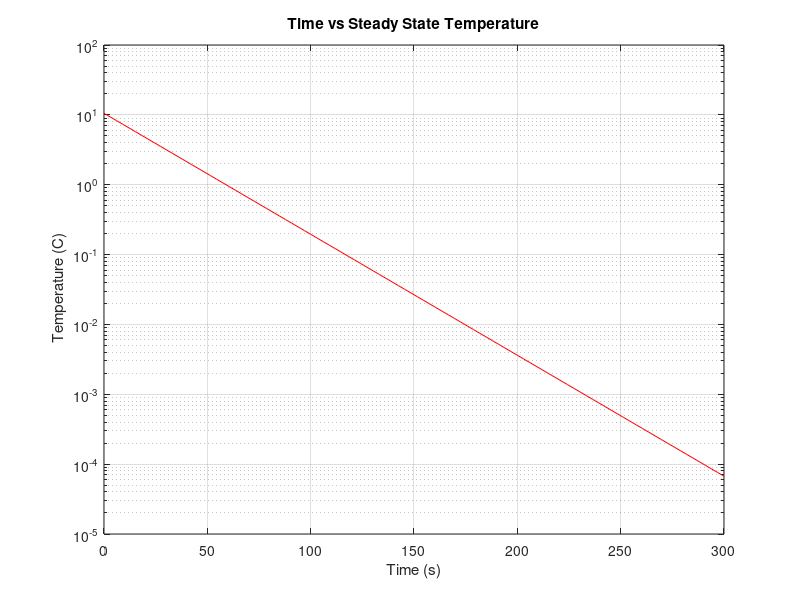

Write the MATLAB code that produced this figure.
% Emmanuel S Akosah     ENGS22
% Lab 5 Thermal System,Post Lab Q2,Q3
% Feb 13, 2017


clear all
%Ques 2
R = 4.15; % [C/W] Thermal Resistance
C = 6.043; % [J/C] Thermal Capacitanc e 
Q = 2.538; % [W] Qin calculated as power = V^2/Rheater
t = linspace(0,300); % [s] time interval of 0 to 300 seconds
T =((Q*R)*((exp(-t./(R*C) ))));
semilogy(t, T,'r')
title ('Time vs Steady State Temperature')
xlabel(' Time (s) ')
ylabel(' Temperature (C)')
grid on


%decaying/saturating exponential tau comparison

% tau from decaying exponential 
% = (ln(y2)-ln(y1) )/( x2 -x1 ) = 40.04
% This is very similar to the tau from the saturating exponential,which 38.39 .

% Que 3
% When Tx is sufficienlty small, the system gives small output excursions
% because the signal is high(on) only half the time and low(off) half the time.
% But when Tx is really high, the the signal is on for long enough for the 
% the plae to heat up till it has reached its maximum. At this point, the
% subsequent turning on and off of the signal doesn't do much to change
% the output. Thus, the output is no longer a function of the input.
